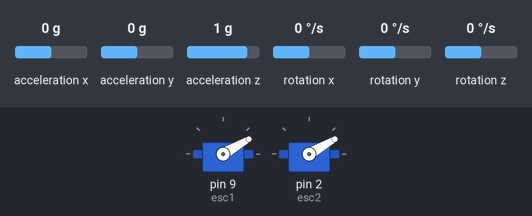
The sketch below on a simulated Arduino Uno, built with avr-gcc and run on an emulated ATmega328P. Parts: 2 × servo. Inputs (shaded band) come from the test bench; at power-on: acceleration x 0 g, acceleration z 1 g, rotation y 0 °/s, acceleration y 0 g, rotation x 0 °/s, rotation z 0 °/s. What the sketch prints to the serial monitor is not drawn.

Above: at 11.2 s.
11.3 s: acceleration x set to -1.4 g
At 12.0 s:
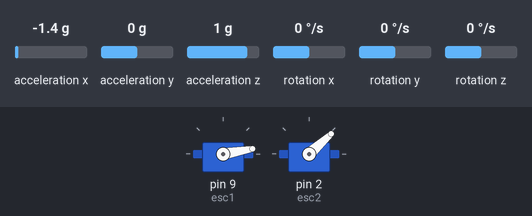
12.9 s: acceleration z set to 0 g
At 13.7 s:
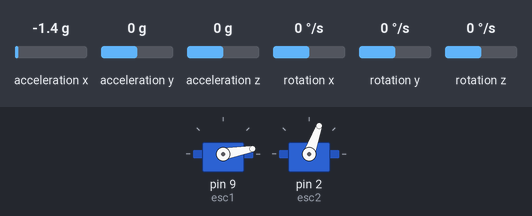
14.5 s: acceleration x set to 0 g
At 14.93 s:
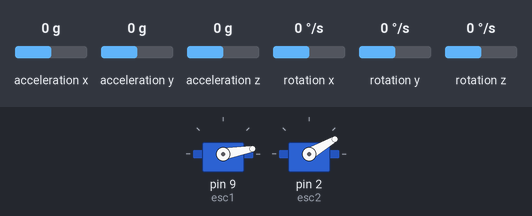
16.4 s: rotation y set to -192 °/s
At 17.0 s:
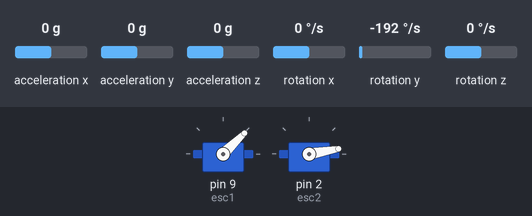
18.0 s: rotation y set to 0 °/s
At 18.28 s:
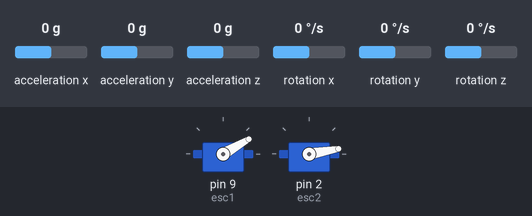
19.9 s: acceleration x set to 0.8 g
At 21.1 s:
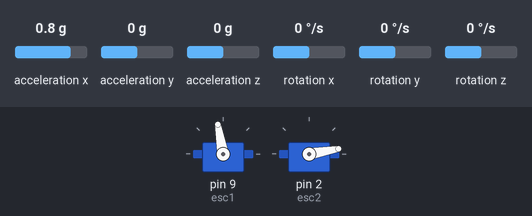
Timing chart, 0 to 22.5 s (numbered marks = the images above; inputs shaded):
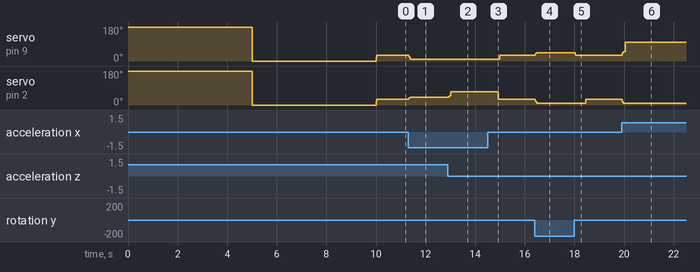

The sketch:

Controller.ino
```cpp
#include <Wire.h>
#include <MPU6050.h>
#include <Servo.h>

MPU6050 mpu;

//Defining the variables.

Servo esc1;
Servo esc2;
float speed1;
float speed2;
float pitch =0;
float ang_vel=0;
float angle_offset=0;
float Kp  = 0.3;
float Kd  = 0.1;
float Ki = 0.0;
float correction = 0;
float corr_i = 0;

void setup()
{
  Serial.begin(115200);
  esc1.attach(9,1000,2000);
  esc2.attach(2,1000,2000);

  esc1.write(180);
  esc2.write(180);
  delay(5000);
  esc1.write(0);
  esc2.write(0);
  delay(2000);
  speed1 = 20;
  speed2 = speed1;

  while(!mpu.begin(MPU6050_SCALE_500DPS, MPU6050_RANGE_2G))
  {
    delay(500);
  }
  mpu.calibrateGyro(100);
  delay(3000);
}

void loop()
{
  // Read normalized values
  esc1.write(speed1);
  esc2.write(speed2);
  int i=0;
  //Averaging out every 3 inputs to get more accurate reading.
  while(i<3){
  Vector normAccel = mpu.readNormalizeAccel();
  Vector normGyro = mpu.readNormalizeGyro();
  pitch += -(atan2(normAccel.XAxis, sqrt(normAccel.YAxis*normAccel.YAxis + normAccel.ZAxis*normAccel.ZAxis))*180.0)/M_PI;
  ang_vel += normGyro.YAxis;
  i+=1;
  delay(5);
  }
  pitch /=3;
  ang_vel /=3;

  //Adding a high pass filter inorder to reduce oscillations if pitch is near 0.
  if(ang_vel<5 && ang_vel>-5){
  if(pitch >3 && pitch<-3){
    pitch = 0;
    ang_vel = 0;
    }
  }

  if((pitch>30)&&(pitch<-30)){
  corr_i += Ki*pitch;}

  correction = -(Kp*pitch + Kd*ang_vel+corr_i);

  Serial.print("Pitch = ");
  Serial.print(pitch);
  Serial.print(" Ang_Vel = ");
  Serial.print(ang_vel);
  Serial.print(" Correction = ");
  Serial.print(correction);

  if((speed1+correction/2)>70){
    speed1=100;
    }
  else if((speed1+correction/2)<10){
    speed1=10;
    }
  else{
    speed1 = 30+correction/2;
  }
  if((speed2-correction/2)<10){
    speed2 = 10;
  }
  else if((speed2-correction/2)>70){
    speed2 = 70;
  }
  else{
    speed2 = 30-correction/2;
  }
}
```

Measured:
- after the input at 11.3 s, servo on pin 9 (esc1): 30° → 10° at once; servo on pin 2 (esc2): 30° → 42° at once
- after the input at 12.9 s, servo on pin 2 (esc2): 42° → 70° at once
- after the input at 14.5 s, servo on pin 9 (esc1): 10° → 30° after 0.48 s; servo on pin 2 (esc2): 70° → 30° after 0.43 s
- after the input at 16.4 s, servo on pin 9 (esc1): 30° → 44° at once; servo on pin 2 (esc2): 30° → 10° at once
- after the input at 18.0 s, servo on pin 9 (esc1): 44° → 30° at once; servo on pin 2 (esc2): 10° → 30° after 0.47 s
- after the input at 19.9 s, servo on pin 9 (esc1): 30° → 100° at once; servo on pin 2 (esc2): 30° → 10° at once
